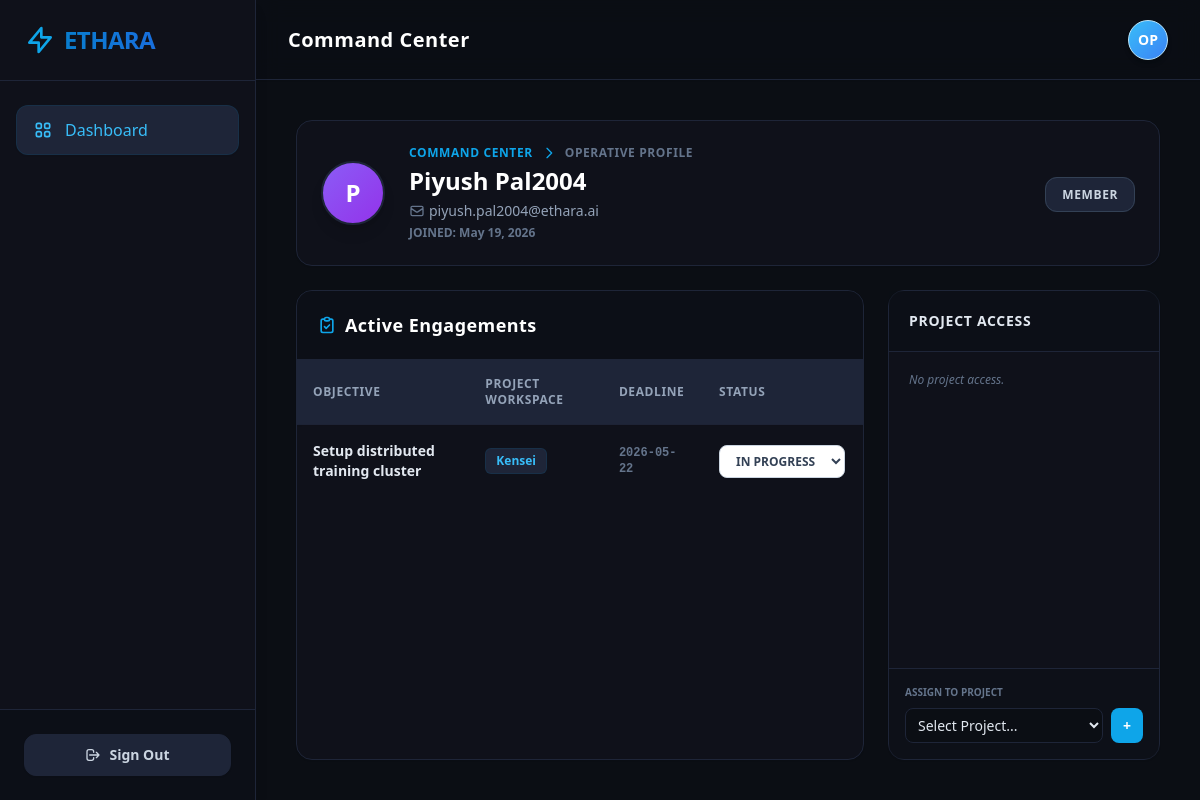
/operators/aaabe731-3e5e-442c-9309-e26989573636 (signed in), run on the app's committed database.
### app/models.py (models this page shows)
class User(Base):
    __tablename__ = "users"
    id = Column(String, primary_key=True, default=generate_uuid)
    email = Column(String, unique=True, index=True, nullable=False)
    hashed_password = Column(String, nullable=False)
    role = Column(SQLEnum(RoleEnum), nullable=False, default=RoleEnum.MEMBER)
    created_at = Column(DateTime, default=datetime.datetime.utcnow)
    projects_owned = relationship("Project", back_populates="owner")
    tasks_assigned = relationship("Task", back_populates="assignee")
    project_memberships = relationship("ProjectMember", back_populates="user", cascade="all, delete-orphan")

class Task(Base):
    __tablename__ = "tasks"
    id = Column(String, primary_key=True, default=generate_uuid)
    title = Column(String, nullable=False)
    status = Column(SQLEnum(StatusEnum), nullable=False, default=StatusEnum.TODO)
    due_date = Column(String)
    project_id = Column(String, ForeignKey("projects.id"))
    assignee_id = Column(String, ForeignKey("users.id"))
    task_type = Column(String(50), default="human_hitl")
    compute_estimated_tokens = Column(Integer, default=0)
    processing_logs = Column(JSON, default=list)
    project = relationship("Project", back_populates="tasks")
    assignee = relationship("User", back_populates="tasks_assigned")

class Project(Base):
    __tablename__ = "projects"
    id = Column(String, primary_key=True, default=generate_uuid)
    name = Column(String, nullable=False)
    description = Column(String)
    pinned_note = Column(String, nullable=True)
    owner_id = Column(String, ForeignKey("users.id"))
    created_at = Column(DateTime, default=datetime.datetime.utcnow)
    owner = relationship("User", back_populates="projects_owned")
    tasks = relationship("Task", back_populates="project", cascade="all, delete-orphan")
    members = relationship("ProjectMember", back_populates="project", cascade="all, delete-orphan")
    telemetry = relationship("PlatformTelemetry", back_populates="project", cascade="all, delete-orphan")

### app/main.py (the view)
@app.get("/operators/{operator_id}")
def operator_profile(request: Request, operator_id: str, db: Session = Depends(get_db), user: User = Depends(get_current_user)):
    operator = db.query(User).filter(User.id == operator_id).first()
    all_projects = db.query(Project).all()
    return templates.TemplateResponse(request=request, name="operator_profile.html", context={"request": request, "user": user, "operator": operator, "all_projects": all_projects})

### templates/operator_profile.html (shortened to what this page needs)
{% extends "base.html" %}
{% block content %}
<div class="flex flex-col h-full gap-6 relative z-10">
    <div class="flex justify-between items-center bg-[#0F111A] border border-[#1E2538] p-6 rounded-2xl shadow-sm shrink-0">
        <div class="flex items-center">
            {% set colors = ['from-red-500 to-rose-600', 'from-amber-400 to-orange-500', 'from-emerald-400 to-teal-500', 'from-blue-500 to-indigo-600', 'from-violet-500 to-purple-600'] %}
            {% set color = colors[operator.email|length % 5] %}
            <div class="w-16 h-16 rounded-full bg-gradient-to-br {{ color }} flex items-center justify-center text-2xl mr-6 text-white font-black shadow-lg border-2 border-[#1E2538]">
                {{ operator.email[0]|upper }}
            </div>
            <div>
                <div class="flex items-center text-sky-500 mb-1">
                    <a href="/dashboard" class="text-xs font-bold uppercase tracking-wider hover:text-sky-400 transition-colors">Command Center</a>
                    <svg class="w-4 h-4 mx-2" fill="none" stroke="currentColor" viewBox="0 0 24 24"><path stroke-linecap="round" stroke-linejoin="round" stroke-width="2" d="M9 5l7 7-7 7"></path></svg>
                    <span class="text-xs font-bold uppercase tracking-wider text-slate-500">Operative Profile</span>
                </div>
                <h1 class="text-2xl font-black text-white">{{ operator.email.split('@')[0] | replace('.', ' ') | title }}</h1>
                <p class="text-slate-400 text-sm mt-1 flex items-center">
                    <svg class="w-4 h-4 mr-1 text-slate-500" fill="none" stroke="currentColor" viewBox="0 0 24 24"><path stroke-linecap="round" stroke-linejoin="round" stroke-width="2" d="M3 8l7.89 5.26a2 2 0 002.22 0L21 8M5 19h14a2 2 0 002-2V7a2 2 0 00-2-2H5a2 2 0 00-2 2v10a2 2 0 002 2z"></path></svg>
                    {{ operator.email }}
                </p>
                <p class="text-slate-500 text-xs mt-1 font-bold">
                    JOINED: {{ operator.created_at.strftime('%b %d, %Y') if operator.created_at else 'Legacy' }}
                </p>
            </div>
        </div>
        <div>
            <span class="px-4 py-2 rounded-xl text-xs font-bold uppercase tracking-wider bg-[#1E2538] text-slate-300 border border-slate-700">
                {{ operator.role.value }}
            </span>
        </div>
    </div>
    <div class="grid grid-cols-1 lg:grid-cols-3 gap-6 flex-1 min-h-0">
        <div class="lg:col-span-2 bg-[#0F111A] border border-[#1E2538] rounded-2xl shadow-sm flex flex-col min-h-0 overflow-hidden">
            <div class="p-5 border-b border-[#1E2538] bg-[#0B0E14]/50 flex justify-between items-center">
                <h2 class="text-lg font-bold text-white flex items-center tracking-wide">
                    Active Engagements
                </h2>
            </div>
            <div class="flex-1 overflow-y-auto custom-scrollbar p-0">
                <table class="w-full text-left border-collapse min-w-[500px]">
                    <thead class="bg-[#1E2538] sticky top-0 z-10 shadow-sm">
                        <tr class="text-slate-400 text-xs uppercase tracking-wider font-bold">
                            <th class="p-4 border-b border-[#1E2538]">Objective</th>
                            <th class="p-4 border-b border-[#1E2538]">Project Workspace</th>
                            <th class="p-4 border-b border-[#1E2538]">Deadline</th>
                            <th class="p-4 border-b border-[#1E2538] w-40">Status</th>
                        </tr>
                    </thead>
                    <tbody class="divide-y divide-[#1E2538]">
                        {% for task in operator.tasks_assigned %}
                        <tr class="hover:bg-[#1E2538]/50 transition-colors group">
                            <td class="p-4 text-sm font-semibold text-slate-200">{{ task.title }}</td>
                            <td class="p-4 text-sm">
                                <a href="/projects/{{ task.project.id if task.project else '#' }}" class="inline-flex items-center px-2.5 py-1 rounded-md text-xs font-bold bg-[#1E2538] text-sky-400 border border-sky-900/30 hover:bg-slate-800 transition-colors">
                                    {{ task.project.name if task.project else 'N/A' }}
                                </a>
                            </td>
                            <td class="p-4 text-sm text-slate-500 font-mono text-xs font-semibold">
                                {{ task.due_date if task.due_date else '---' }}
                            </td>
                            <td class="p-4 text-sm">
                                {% include 'partials/task_status.html' %}
                            </td>
                        </tr>
                        {% endfor %}
                    </tbody>
                </table>
            </div>
        </div>
        <div class="flex flex-col gap-6">
            <div class="bg-[#0F111A] border border-[#1E2538] rounded-2xl shadow-sm flex flex-col flex-1 min-h-0">
                <div class="p-5 border-b border-[#1E2538] bg-[#0B0E14]/50 flex justify-between items-center">
                    <h2 class="text-sm font-bold text-slate-200 uppercase tracking-wider">Project Access</h2>
                </div>
                <div class="p-5 flex-1 overflow-y-auto custom-scrollbar">
                    <ul class="space-y-3">
                        {% if not operator.project_memberships %}
                        <li class="text-xs text-slate-500 italic">No project access.</li>
                        {% endif %}
                    </ul>
                </div>
                {% if user.role.value == 'ADMIN' %}
                <div class="p-4 border-t border-[#1E2538] bg-[#0B0E14]/30">
                    <form hx-post="/api/projects/assignment/members" hx-swap="none" hx-on::after-request="location.reload()" class="flex flex-col gap-2">
                        <label class="text-[10px] font-bold text-slate-500 uppercase">Assign to Project</label>
                        <div class="flex gap-2">
                            <select name="project_id" required class="flex-1 bg-[#0B0E14] border border-[#1E2538] rounded-lg px-2 py-1.5 text-sm text-slate-200 focus:border-sky-500 transition-colors">
                                <option value="">Select Project...</option>
                            </select>
                            <button type="button" onclick="const p = this.previousElementSibling.value; if(p) { fetch('/api/projects/'+p+'/members', {method: 'POST', headers:{'Content-Type': 'application/x-www-form-urlencoded'}, body: 'user_id={{ operator.id }}'}).then(()=>location.reload()) }" class="bg-sky-500 hover:bg-sky-400 text-white font-bold py-1.5 px-3 rounded-lg text-sm transition-colors">+</button>
                        </div>
                    </form>
                </div>
                {% endif %}
            </div>
        </div>
    </div>
</div>
{% endblock %}

### templates/partials/task_status.html (shortened to what this page needs)
<select name="status"
    hx-patch="/api/tasks/{{ task.id }}/status"
    hx-swap="outerHTML"
    class="bg-white border border-slate-300 rounded-lg px-3 py-1.5 text-xs font-bold text-slate-700 focus:outline-none focus:ring-1 focus:ring-sky-500 cursor-pointer shadow-sm transition-all
           {% if task.status.value == 'TODO' %}text-slate-500 bg-slate-50
           {% elif task.status.value == 'IN_PROGRESS' %}text-sky-700 bg-sky-50 border-sky-300
           {% else %}text-emerald-700 bg-emerald-50 border-emerald-300{% endif %}">
    <option value="IN_PROGRESS" {% if task.status.value == 'IN_PROGRESS' %}selected{% endif %} class="text-sky-700 bg-white">IN PROGRESS</option>
</select>

### templates/base.html (style rules this page uses)
body { font-family: 'Inter', sans-serif; background: #f8fafc; }
.custom-scrollbar { overflow-y: auto; overflow-x: auto; }

### data on the page
User: email "P", email.split "Piyush Pal2004", email "piyush.pal2004@ethara.ai", created_at "May 19, 2026", role.value "MEMBER"
Task: title "Setup distributed training cluster", project "Kensei", due_date "2026-05-22", status "IN PROGRESS"
